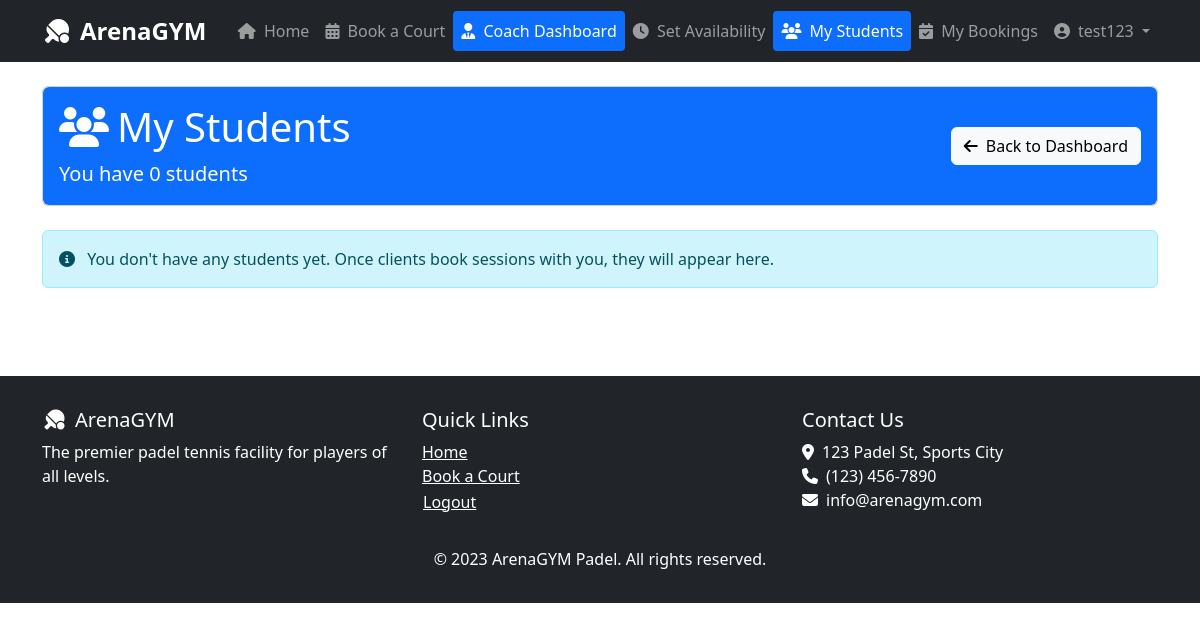
The page /coach/students/ (signed in) on the database as committed earlier.
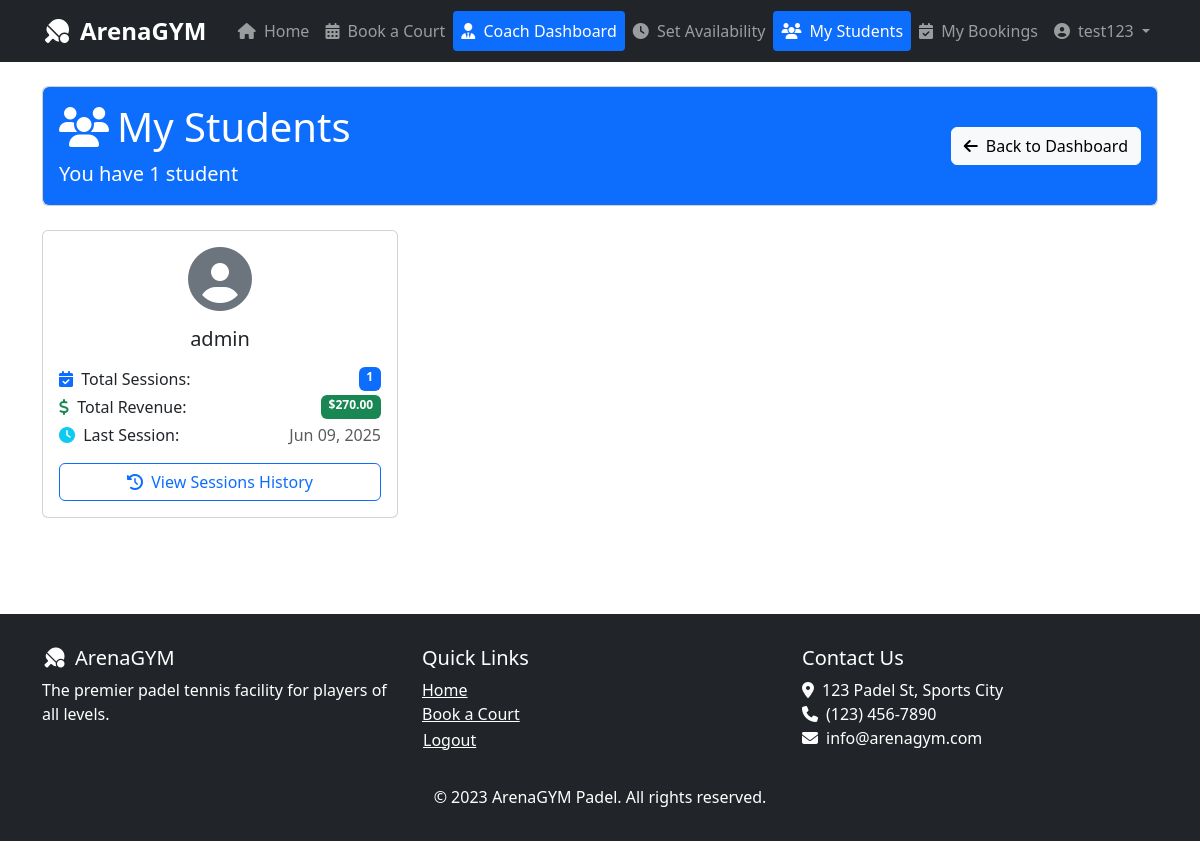
The same page on the database as committed later.
### reservation/models.py (models this page shows, shortened)
class User(AbstractUser):
    isCoach = models.BooleanField(default=False)
    isModerator = models.BooleanField(default=False)
    rate = models.DecimalField(max_digits=6, decimal_places=2, default=0.00, null=True, blank=True)

class Reservation(models.Model):
    user = models.ForeignKey(User, on_delete=models.CASCADE)
    coach = models.ForeignKey(User, on_delete=models.CASCADE, related_name='coach', null=True, blank=True)
    date = models.DateField()
    startTime = models.TimeField()
    endTime = models.TimeField()
    createdAt = models.DateTimeField(auto_now_add=True)
    isPaid = models.BooleanField(default=False)
    court = models.ForeignKey(Court, on_delete=models.CASCADE)
    total_price = models.DecimalField(max_digits=10, decimal_places=2, default=120)

### reservation/views.py (the view)
# urls.py: path('coach/students/', views.coach_students, name='coach_students'),
@login_required
def coach_students(request):
    if not request.user.isCoach:
        return redirect('client')
    student_ids = Reservation.objects.filter(
        coach=request.user
    ).values_list('user', flat=True).distinct()
    students = User.objects.filter(id__in=student_ids)
    student_data = []
    for student in students:
        sessions = Reservation.objects.filter(coach=request.user, user=student)
        student_data.append({
            'student': student,
            'session_count': sessions.count(),
            'last_session': sessions.order_by('-date').first() if sessions.exists() else None,
            'total_spent': sum(session.total_price for session in sessions)
        })
    return render(request, 'coach_students.html', {
        'students': student_data,
        'total_students': len(student_data)
    })

### reservation/templates/coach_students.html (shortened to what this page needs)
{% extends 'base.html' %}
{% block content %}
<div class="container py-4">
    <div class="card mb-4">
        <div class="card-body bg-primary text-white rounded">
            <div class="row align-items-center">
                <div class="col-md-8">
                    <h1><i class="fas fa-users me-2"></i>My Students</h1>
                    <p class="lead mb-0">You have {{ total_students }} student{{ total_students|pluralize }}</p>
                </div>
                <div class="col-md-4 text-md-end">
                    <a href="{% url 'coachdashboard' %}" class="btn btn-light">
                        <i class="fas fa-arrow-left me-2"></i>Back to Dashboard
                    </a>
                </div>
            </div>
        </div>
    </div>
    <div class="row">
        {% for student_info in students %}
        <div class="col-md-4 mb-4">
            <div class="card h-100 student-card">
                <div class="card-body">
                    <div class="text-center mb-3">
                        <div class="mb-3">
                            <i class="fas fa-user-circle fa-4x text-secondary"></i>
                        </div>
                        <h5>{{ student_info.student.get_full_name|default:student_info.student.username }}</h5>
                    </div>
                    <div class="mb-3">
                        <div class="d-flex justify-content-between mb-1">
                            <span><i class="fas fa-calendar-check me-1 text-primary"></i> Total Sessions:</span>
                            <span class="badge bg-primary">{{ student_info.session_count }}</span>
                        </div>
                        <div class="d-flex justify-content-between mb-1">
                            <span><i class="fas fa-dollar-sign me-1 text-success"></i> Total Revenue:</span>
                            <span class="badge bg-success">${{ student_info.total_spent|floatformat:2 }}</span>
                        </div>
                        {% if student_info.last_session %}
                        <div class="d-flex justify-content-between mb-1">
                            <span><i class="fas fa-clock me-1 text-info"></i> Last Session:</span>
                            <span class="text-muted">{{ student_info.last_session.date|date:"M d, Y" }}</span>
                        </div>
                        {% endif %}
                    </div>
                    <div class="d-flex justify-content-center">
                        <a href="#" class="btn btn-outline-primary w-100">
                            <i class="fas fa-history me-1"></i> View Sessions History
                        </a>
                    </div>
                </div>
            </div>
        </div>
        {% empty %}
        <div class="col-12">
            <div class="alert alert-info">
                <i class="fas fa-info-circle me-2"></i>
                You don't have any students yet. Once clients book sessions with you, they will appear here.
            </div>
        </div>
        {% endfor %}
    </div>
</div>
{% endblock %}

Rows that differ between the two databases and show on the page:
now on this page (row edited): User: student.get_full_name "admin", session_count "1", total_spent "270.00", last_session "Jun 09, 2025"
Other text that changed with them:
{{ total_students }}: "0" → "1"
text no longer shown: "You don't have any students yet. Once clients book sessions with you, they will appear here."
